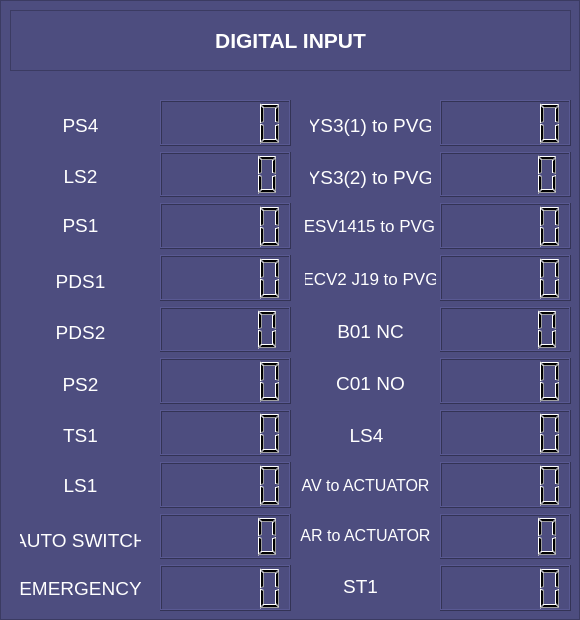
                   <widget class="QFrame" name="frame_DI">
                    <property name="styleSheet">
                     <string notr="true">background-color: rgb(77, 77, 127);</string>
                    </property>
                    <property name="frameShape">
                     <enum>QFrame::StyledPanel</enum>
                    </property>
                    <property name="frameShadow">
                     <enum>QFrame::Raised</enum>
                    </property>
                    <widget class="QFrame" name="frame_label_DI">
                     <property name="geometry">
                      <rect>
                       <x>10</x>
                       <y>10</y>
                       <width>561</width>
                       <height>61</height>
                      </rect>
                     </property>
                     <property name="frameShape">
                      <enum>QFrame::StyledPanel</enum>
                     </property>
                     <property name="frameShadow">
                      <enum>QFrame::Raised</enum>
                     </property>
                     <widget class="QLabel" name="label_DI">
                      <property name="geometry">
                       <rect>
                        <x>10</x>
                        <y>10</y>
                        <width>541</width>
                        <height>41</height>
                       </rect>
                      </property>
                      <property name="font">
                       <font>
                        <pointsize>16</pointsize>
                        <weight>75</weight>
                        <bold>true</bold>
                       </font>
                      </property>
                      <property name="styleSheet">
                       <string notr="true">color: rgb(255, 255, 255);</string>
                      </property>
                      <property name="text">
                       <string>DIGITAL INPUT</string>
                      </property>
                      <property name="alignment">
                       <set>Qt::AlignCenter</set>
                      </property>
                     </widget>
                    </widget>
                    <widget class="QWidget" name="verticalLayoutWidget_3">
                     <property name="geometry">
                      <rect>
                       <x>440</x>
                       <y>100</y>
                       <width>131</width>
                       <height>511</height>
                      </rect>
                     </property>
                     <layout class="QVBoxLayout" name="layout_DI_2">
                      <item>
                       <widget class="QLCDNumber" name="di_ys3_1_to_pvg"/>
                      </item>
                      <item>
                       <widget class="QLCDNumber" name="di_ys3_2_to_pvg"/>
                      </item>
                      <item>
                       <widget class="QLCDNumber" name="di_esv1415_to_pvg"/>
                      </item>
                      <item>
                       <widget class="QLCDNumber" name="di_ecv2_j19_to_pvg"/>
                      </item>
                      <item>
                       <widget class="QLCDNumber" name="di_b01_nc"/>
                      </item>
                      <item>
                       <widget class="QLCDNumber" name="di_c01_no"/>
                      </item>
                      <item>
                       <widget class="QLCDNumber" name="di_ls4"/>
                      </item>
                      <item>
                       <widget class="QLCDNumber" name="di_av_to_actuator"/>
                      </item>
                      <item>
                       <widget class="QLCDNumber" name="di_ar_to_actuator"/>
                      </item>
                      <item>
                       <widget class="QLCDNumber" name="di_st1"/>
                      </item>
                     </layout>
                    </widget>
                    <widget class="QWidget" name="verticalLayoutWidget_4">
                     <property name="geometry">
                      <rect>
                       <x>160</x>
                       <y>100</y>
                       <width>131</width>
                       <height>511</height>
                      </rect>
                     </property>
                     <layout class="QVBoxLayout" name="layout_DI_1">
                      <item>
                       <widget class="QLCDNumber" name="di_ps4"/>
                      </item>
                      <item>
                       <widget class="QLCDNumber" name="di_ls2"/>
                      </item>
                      <item>
                       <widget class="QLCDNumber" name="di_ps1"/>
                      </item>
                      <item>
                       <widget class="QLCDNumber" name="di_pds1"/>
                      </item>
                      <item>
                       <widget class="QLCDNumber" name="di_pds2"/>
                      </item>
                      <item>
                       <widget class="QLCDNumber" name="di_ps2"/>
                      </item>
                      <item>
                       <widget class="QLCDNumber" name="di_ts1"/>
                      </item>
                      <item>
                       <widget class="QLCDNumber" name="di_ls1"/>
                      </item>
                      <item>
                       <widget class="QLCDNumber" name="di_as"/>
                      </item>
                      <item>
                       <widget class="QLCDNumber" name="di_eb"/>
                      </item>
                     </layout>
                    </widget>
                    <widget class="QLabel" name="di_label_ps4">
                     <property name="geometry">
                      <rect>
                       <x>20</x>
                       <y>110</y>
                       <width>121</width>
                       <height>31</height>
                      </rect>
                     </property>
                     <property name="font">
                      <font>
                       <pointsize>14</pointsize>
                      </font>
                     </property>
                     <property name="styleSheet">
                      <string notr="true">color: rgb(255, 255, 255);</string>
                     </property>
                     <property name="text">
                      <string>PS4</string>
                     </property>
                     <property name="alignment">
                      <set>Qt::AlignCenter</set>
                     </property>
                    </widget>
                    <widget class="QLabel" name="di_label_ls2">
                     <property name="geometry">
                      <rect>
                       <x>20</x>
                       <y>161</y>
                       <width>121</width>
                       <height>31</height>
                      </rect>
                     </property>
                     <property name="font">
                      <font>
                       <pointsize>14</pointsize>
                      </font>
                     </property>
                     <property name="styleSheet">
                      <string notr="true">color: rgb(255, 255, 255);</string>
                     </property>
                     <property name="text">
                      <string>LS2</string>
                     </property>
                     <property name="alignment">
                      <set>Qt::AlignCenter</set>
                     </property>
                    </widget>
                    <widget class="QLabel" name="di_label_ps1">
                     <property name="geometry">
                      <rect>
                       <x>20</x>
                       <y>210</y>
                       <width>121</width>
                       <height>31</height>
                      </rect>
                     </property>
                     <property name="font">
                      <font>
                       <pointsize>14</pointsize>
                      </font>
                     </property>
                     <property name="styleSheet">
                      <string notr="true">color: rgb(255, 255, 255);</string>
                     </property>
                     <property name="text">
                      <string>PS1</string>
                     </property>
                     <property name="alignment">
                      <set>Qt::AlignCenter</set>
                     </property>
                    </widget>
                    <widget class="QLabel" name="di_label_pds1">
                     <property name="geometry">
                      <rect>
                       <x>20</x>
                       <y>266</y>
                       <width>121</width>
                       <height>31</height>
                      </rect>
                     </property>
                     <property name="font">
                      <font>
                       <pointsize>14</pointsize>
                      </font>
                     </property>
                     <property name="styleSheet">
                      <string notr="true">color: rgb(255, 255, 255);</string>
                     </property>
                     <property name="text">
                      <string>PDS1</string>
                     </property>
                     <property name="alignment">
                      <set>Qt::AlignCenter</set>
                     </property>
                    </widget>
                    <widget class="QLabel" name="di_label_pds2">
                     <property name="geometry">
                      <rect>
                       <x>20</x>
                       <y>317</y>
                       <width>121</width>
                       <height>31</height>
                      </rect>
                     </property>
                     <property name="font">
                      <font>
                       <pointsize>14</pointsize>
                      </font>
                     </property>
                     <property name="styleSheet">
                      <string notr="true">color: rgb(255, 255, 255);</string>
                     </property>
                     <property name="text">
                      <string>PDS2</string>
                     </property>
                     <property name="alignment">
                      <set>Qt::AlignCenter</set>
                     </property>
                    </widget>
                    <widget class="QLabel" name="di_label_ps2">
                     <property name="geometry">
                      <rect>
                       <x>20</x>
                       <y>369</y>
                       <width>121</width>
                       <height>31</height>
                      </rect>
                     </property>
                     <property name="font">
                      <font>
                       <pointsize>14</pointsize>
                      </font>
                     </property>
                     <property name="styleSheet">
                      <string notr="true">color: rgb(255, 255, 255);</string>
                     </property>
                     <property name="text">
                      <string>PS2</string>
                     </property>
                     <property name="alignment">
                      <set>Qt::AlignCenter</set>
                     </property>
                    </widget>
                    <widget class="QLabel" name="di_label_ts1">
                     <property name="geometry">
                      <rect>
                       <x>20</x>
                       <y>420</y>
                       <width>121</width>
                       <height>31</height>
                      </rect>
                     </property>
                     <property name="font">
                      <font>
                       <pointsize>14</pointsize>
                      </font>
                     </property>
                     <property name="styleSheet">
                      <string notr="true">color: rgb(255, 255, 255);</string>
                     </property>
                     <property name="text">
                      <string>TS1</string>
                     </property>
                     <property name="alignment">
                      <set>Qt::AlignCenter</set>
                     </property>
                    </widget>
                    <widget class="QLabel" name="di_label_ls1">
                     <property name="geometry">
                      <rect>
                       <x>20</x>
                       <y>470</y>
                       <width>121</width>
                       <height>31</height>
                      </rect>
                     </property>
                     <property name="font">
                      <font>
                       <pointsize>14</pointsize>
                      </font>
                     </property>
                     <property name="styleSheet">
                      <string notr="true">color: rgb(255, 255, 255);</string>
                     </property>
                     <property name="text">
                      <string>LS1</string>
                     </property>
                     <property name="alignment">
                      <set>Qt::AlignCenter</set>
                     </property>
                    </widget>
                    <widget class="QLabel" name="di_label_as">
                     <property name="geometry">
                      <rect>
                       <x>20</x>
                       <y>525</y>
                       <width>121</width>
                       <height>31</height>
                      </rect>
                     </property>
                     <property name="font">
                      <font>
                       <pointsize>14</pointsize>
                      </font>
                     </property>
                     <property name="styleSheet">
                      <string notr="true">color: rgb(255, 255, 255);</string>
                     </property>
                     <property name="text">
                      <string>AUTO SWITCH</string>
                     </property>
                     <property name="alignment">
                      <set>Qt::AlignCenter</set>
                     </property>
                    </widget>
                    <widget class="QLabel" name="di_label_eb">
                     <property name="geometry">
                      <rect>
                       <x>20</x>
                       <y>573</y>
                       <width>121</width>
                       <height>31</height>
                      </rect>
                     </property>
                     <property name="font">
                      <font>
                       <pointsize>14</pointsize>
                      </font>
                     </property>
                     <property name="styleSheet">
                      <string notr="true">color: rgb(255, 255, 255);</string>
                     </property>
                     <property name="text">
                      <string>EMERGENCY</string>
                     </property>
                     <property name="alignment">
                      <set>Qt::AlignCenter</set>
                     </property>
                    </widget>
                    <widget class="QLabel" name="di_label_ys3_1_to_pvg">
                     <property name="geometry">
                      <rect>
                       <x>310</x>
                       <y>110</y>
                       <width>121</width>
                       <height>31</height>
                      </rect>
                     </property>
                     <property name="font">
                      <font>
                       <pointsize>14</pointsize>
                      </font>
                     </property>
                     <property name="styleSheet">
                      <string notr="true">color: rgb(255, 255, 255);</string>
                     </property>
                     <property name="text">
                      <string>YS3(1) to PVG</string>
                     </property>
                     <property name="alignment">
                      <set>Qt::AlignCenter</set>
                     </property>
                    </widget>
                    <widget class="QLabel" name="di_label_ys3_2_to_pvg">
                     <property name="geometry">
                      <rect>
                       <x>310</x>
                       <y>162</y>
                       <width>121</width>
                       <height>31</height>
                      </rect>
                     </property>
                     <property name="font">
                      <font>
                       <pointsize>14</pointsize>
                      </font>
                     </property>
                     <property name="styleSheet">
                      <string notr="true">color: rgb(255, 255, 255);</string>
                     </property>
                     <property name="text">
                      <string>YS3(2) to PVG</string>
                     </property>
                     <property name="alignment">
                      <set>Qt::AlignCenter</set>
                     </property>
                    </widget>
                    <widget class="QLabel" name="di_label_esv1415_to_pvg">
                     <property name="geometry">
                      <rect>
                       <x>304</x>
                       <y>210</y>
                       <width>131</width>
                       <height>31</height>
                      </rect>
                     </property>
                     <property name="font">
                      <font>
                       <pointsize>13</pointsize>
                      </font>
                     </property>
                     <property name="styleSheet">
                      <string notr="true">color: rgb(255, 255, 255);</string>
                     </property>
                     <property name="text">
                      <string>ESV1415 to PVG</string>
                     </property>
                     <property name="alignment">
                      <set>Qt::AlignCenter</set>
                     </property>
                    </widget>
                    <widget class="QLabel" name="di_label_esv2_j19_to_pvg">
                     <property name="geometry">
                      <rect>
                       <x>305</x>
                       <y>263</y>
                       <width>131</width>
                       <height>31</height>
                      </rect>
                     </property>
                     <property name="font">
                      <font>
                       <pointsize>13</pointsize>
                      </font>
                     </property>
                     <property name="styleSheet">
                      <string notr="true">color: rgb(255, 255, 255);</string>
                     </property>
                     <property name="text">
                      <string>ECV2 J19 to PVG</string>
                     </property>
                     <property name="alignment">
                      <set>Qt::AlignCenter</set>
                     </property>
                    </widget>
                    <widget class="QLabel" name="di_label_b01_nc">
                     <property name="geometry">
                      <rect>
                       <x>310</x>
                       <y>316</y>
                       <width>121</width>
                       <height>31</height>
                      </rect>
                     </property>
                     <property name="font">
                      <font>
                       <pointsize>14</pointsize>
                      </font>
                     </property>
                     <property name="styleSheet">
                      <string notr="true">color: rgb(255, 255, 255);</string>
                     </property>
                     <property name="text">
                      <string>B01 NC</string>
                     </property>
                     <property name="alignment">
                      <set>Qt::AlignCenter</set>
                     </property>
                    </widget>
                    <widget class="QLabel" name="di_label_c01_no">
                     <property name="geometry">
                      <rect>
                       <x>310</x>
                       <y>368</y>
                       <width>121</width>
                       <height>31</height>
                      </rect>
                     </property>
                     <property name="font">
                      <font>
                       <pointsize>14</pointsize>
                      </font>
                     </property>
                     <property name="styleSheet">
                      <string notr="true">color: rgb(255, 255, 255);</string>
                     </property>
                     <property name="text">
                      <string>C01 NO</string>
                     </property>
                     <property name="alignment">
                      <set>Qt::AlignCenter</set>
                     </property>
                    </widget>
                    <widget class="QLabel" name="di_label_ls4">
                     <property name="geometry">
                      <rect>
                       <x>306</x>
                       <y>420</y>
                       <width>121</width>
                       <height>31</height>
                      </rect>
                     </property>
                     <property name="font">
                      <font>
                       <pointsize>14</pointsize>
                      </font>
                     </property>
                     <property name="styleSheet">
                      <string notr="true">color: rgb(255, 255, 255);</string>
                     </property>
                     <property name="text">
                      <string>LS4</string>
                     </property>
                     <property name="alignment">
                      <set>Qt::AlignCenter</set>
                     </property>
                    </widget>
                    <widget class="QLabel" name="di_label_av_to_actuator">
                     <property name="geometry">
                      <rect>
                       <x>300</x>
                       <y>470</y>
                       <width>131</width>
                       <height>31</height>
                      </rect>
                     </property>
                     <property name="font">
                      <font>
                       <pointsize>12</pointsize>
                      </font>
                     </property>
                     <property name="styleSheet">
                      <string notr="true">color: rgb(255, 255, 255);</string>
                     </property>
                     <property name="text">
                      <string>AV to ACTUATOR</string>
                     </property>
                     <property name="alignment">
                      <set>Qt::AlignCenter</set>
                     </property>
                    </widget>
                    <widget class="QLabel" name="di_label_ar_to_actuator">
                     <property name="geometry">
                      <rect>
                       <x>300</x>
                       <y>520</y>
                       <width>131</width>
                       <height>31</height>
                      </rect>
                     </property>
                     <property name="font">
                      <font>
                       <pointsize>12</pointsize>
                      </font>
                     </property>
                     <property name="styleSheet">
                      <string notr="true">color: rgb(255, 255, 255);</string>
                     </property>
                     <property name="text">
                      <string>AR to ACTUATOR</string>
                     </property>
                     <property name="alignment">
                      <set>Qt::AlignCenter</set>
                     </property>
                    </widget>
                    <widget class="QLabel" name="di_label_st1">
                     <property name="geometry">
                      <rect>
                       <x>300</x>
                       <y>571</y>
                       <width>121</width>
                       <height>31</height>
                      </rect>
                     </property>
                     <property name="font">
                      <font>
                       <pointsize>14</pointsize>
                      </font>
                     </property>
                     <property name="styleSheet">
                      <string notr="true">color: rgb(255, 255, 255);</string>
                     </property>
                     <property name="text">
                      <string>ST1</string>
                     </property>
                     <property name="alignment">
                      <set>Qt::AlignCenter</set>
                     </property>
                    </widget>
                   </widget>
